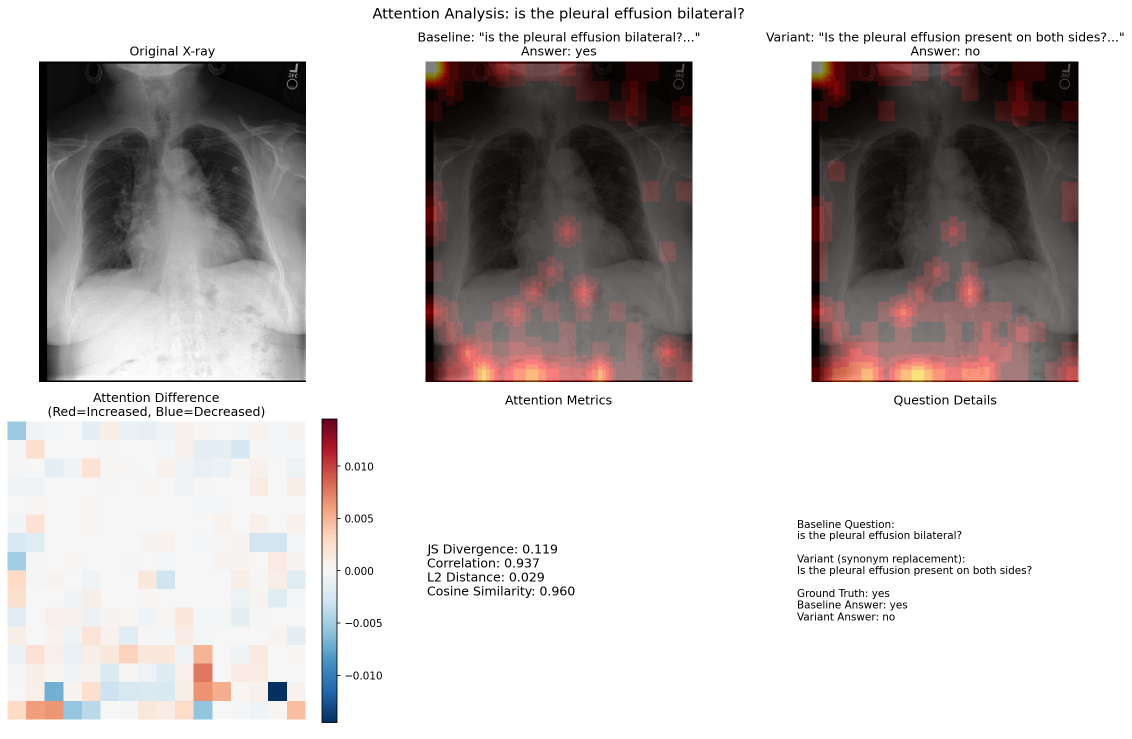
#> input picture attention_change_analysis/comparisons/case_00_variant_1.png, 2264 x 1477 px (shown at 1/2 size)
$ python -i medgemma_attention_extraction.py   (imports and definitions only)
#> lines starting #> are read from the running program, lines starting #| are printed output that depends on the picture; after the words box and inside, x2 and y2 are one past the last pixel; in counts of white or black regions, pixels touching at a corner belong together
#!/usr/bin/env python3
"""
Unified Attention Extraction System for Medical VQA
Implements cross-attention, self-attention, and Grad-CAM with GQA support
"""

import torch
import torch.nn as nn
import torch.nn.functional as F
import numpy as np
from PIL import Image
import cv2
from typing import Dict, List, Tuple, Optional, Any, Union
from dataclasses import dataclass, field
import pandas as pd
from pathlib import Path
import json
import matplotlib.pyplot as plt
from scipy.spatial.distance import jensenshannon
from scipy.stats import entropy
import warnings
# [1 line not run here, left out]


# [34 lines that did not run here, left out]


@dataclass
class AttentionOutput:
    """Container for attention extraction results"""
    grid: np.ndarray  # 16x16 attention grid
    mode: str  # cross, self, gradcam, uniform
    metadata: Dict[str, Any] = field(default_factory=dict)


# [443 lines that did not run here, left out]


class TokenGating:
    """Token gating for target term identification"""

    def __init__(self):
        pass

    # [76 lines left out: functions find_target_indices, _find_subsequence, not called in this run]


class BodyMaskGenerator:
    """Generate body masks for chest X-rays"""

    @staticmethod
    def create_body_mask(image: Union[Image.Image, np.ndarray]) -> np.ndarray:
        """Create binary mask of body region"""

        # Convert to grayscale numpy if needed
        if isinstance(image, Image.Image):
            gray = np.array(image.convert('L'))
        else:
            if len(image.shape) == 3:
                gray = cv2.cvtColor(image, cv2.COLOR_RGB2GRAY)
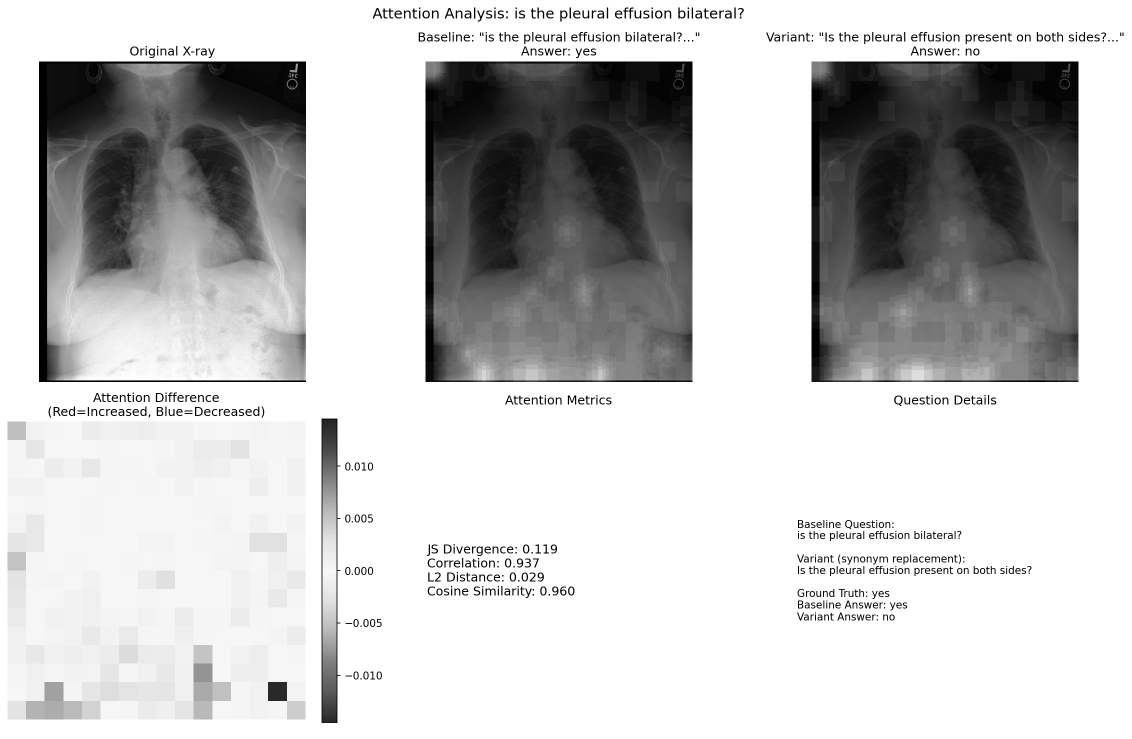
#> gray: shape (1477, 2264) (shown at 1/2 size); min 0, max 255, mean 198.3
            else:
                gray = image

        # Threshold to separate body from background
        # Use Otsu's method for automatic threshold
        _, binary = cv2.threshold(gray, 0, 255, cv2.THRESH_BINARY + cv2.THRESH_OTSU)
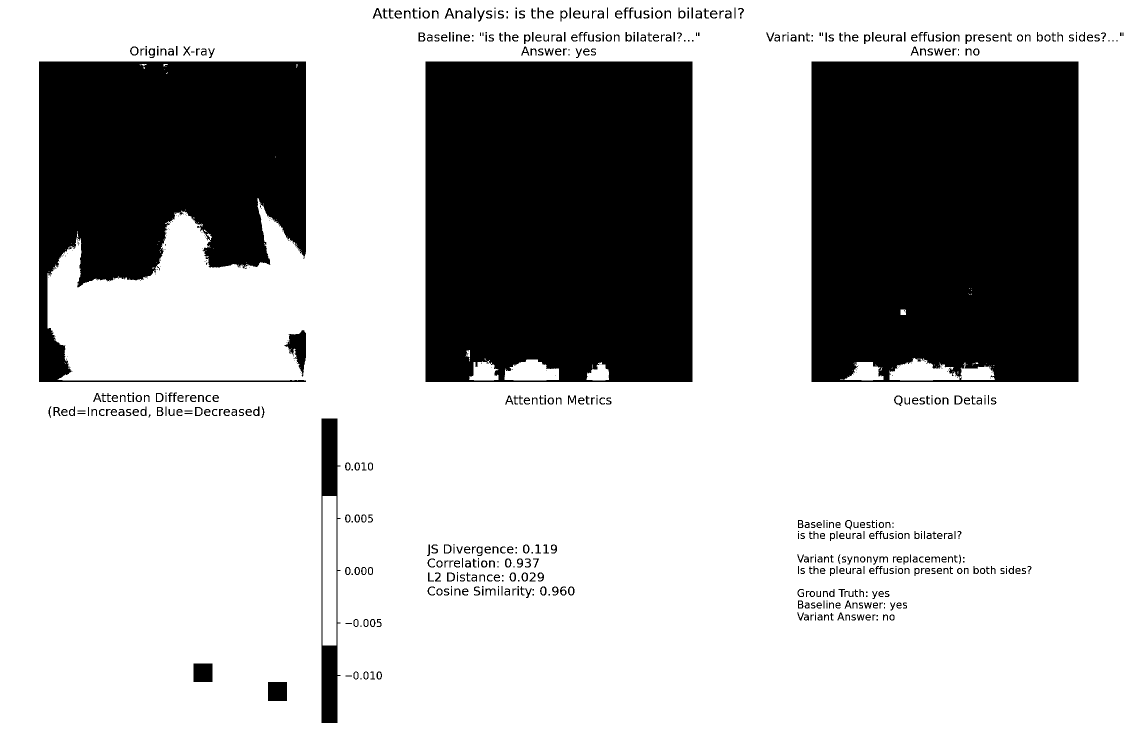
#> binary: shape (1477, 2264) (shown at 1/2 size); 71.9% white; 688 black regions (192 under 20 px), largest, box (x1, y1, x2, y2) and area: (851, 123, 1385, 764) 336080, (1623, 123, 2157, 764) 334615, (78, 123, 612, 764) 215838

        # Morphological operations to clean up
        kernel = cv2.getStructuringElement(cv2.MORPH_ELLIPSE, (5, 5))
        binary = cv2.morphologyEx(binary, cv2.MORPH_CLOSE, kernel)
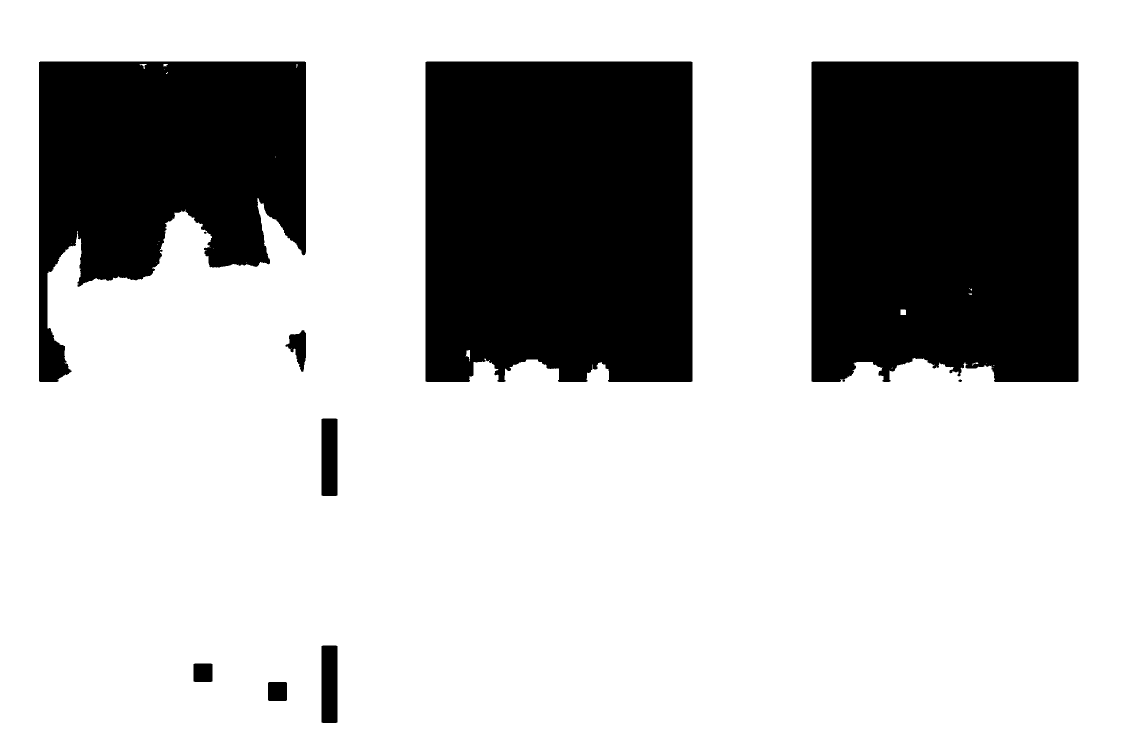
#> binary: shape (1477, 2264) (shown at 1/2 size); 73.2% white; 10 black regions (1 under 20 px), largest, box (x1, y1, x2, y2) and area: (851, 123, 1385, 764) 335237, (1623, 123, 2157, 764) 333133, (78, 123, 612, 764) 213337
        binary = cv2.morphologyEx(binary, cv2.MORPH_OPEN, kernel)
#> binary: shape (1477, 2264); 73.2% white; 9 black regions, largest, box (x1, y1, x2, y2) and area: (851, 123, 1385, 764) 335344, (1623, 123, 2157, 764) 333336, (78, 123, 612, 764) 213679

        # Find largest contour (body)
        contours, _ = cv2.findContours(binary, cv2.RETR_EXTERNAL, cv2.CHAIN_APPROX_SIMPLE)
#> contours = [[[0, 0], [0, 1476], [2263, 1476], [2263, 0]]]

        if contours:
            largest_contour = max(contours, key=cv2.contourArea)
#> largest_contour = [[0, 0], [0, 1476], [2263, 1476], [2263, 0]]
            mask = np.zeros_like(binary)
            cv2.drawContours(mask, [largest_contour], -1, 255, -1)
#> mask: shape (1477, 2264); every value is 255

            # Slight erosion to ensure we're inside the body
            eroded = cv2.erode(mask, kernel, iterations=1)
            return (eroded > 0).astype(np.float32)
#> returned value: shape (1477, 2264) float32; every value is 1

        return np.ones_like(gray, dtype=np.float32)

    # [26 lines left out: function apply_body_mask, not called in this run]


class AttentionMetrics:
    """Compute metrics for attention analysis"""

    # [61 lines left out: functions compute_metrics, map_similarity, not called in this run]


class Visualizer:
    """Visualization utilities"""

    # [156 lines left out: functions create_overlay, save_visualization, test_system, not called in this run]


# [2 lines not run here, left out]

>>> import cv2
>>> picture = cv2.cvtColor(cv2.imread('attention_change_analysis/comparisons/case_00_variant_1.png'), cv2.COLOR_BGR2RGB)
>>> result = BodyMaskGenerator().create_body_mask(picture)

$ run again, on attention_change_analysis/comparisons/case_01_variant_5.png
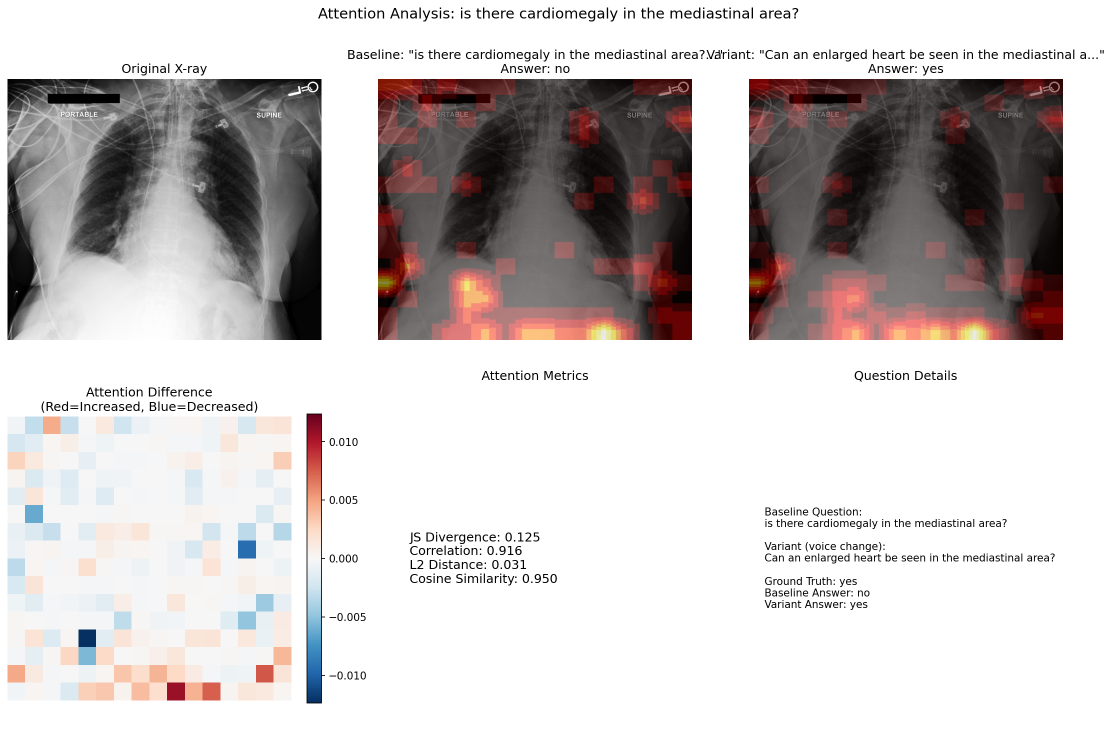
#> input picture attention_change_analysis/comparisons/case_01_variant_5.png, 2225 x 1477 px (shown at 1/2 size)
#> in create_body_mask, `_, binary = cv2.threshold(gray, 0, 255, cv2.THRESH_BINARY + cv2.THRESH..`:
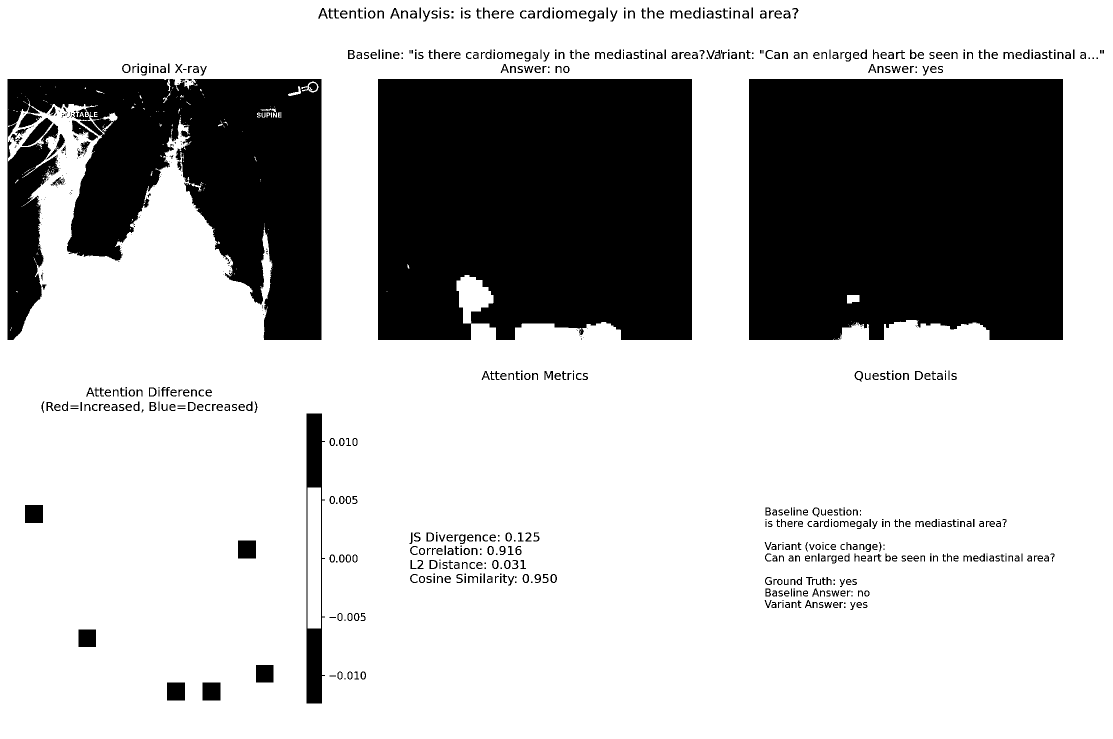
#> binary: shape (1477, 2225) (shown at 1/2 size); 72.7% white; 804 black regions (258 under 20 px), largest, box (x1, y1, x2, y2) and area: (1498, 158, 2126, 680) 319249, (756, 158, 1384, 680) 315894, (15, 158, 643, 680) 200243
#> in create_body_mask, `binary = cv2.morphologyEx(binary, cv2.MORPH_OPEN, kernel)`:
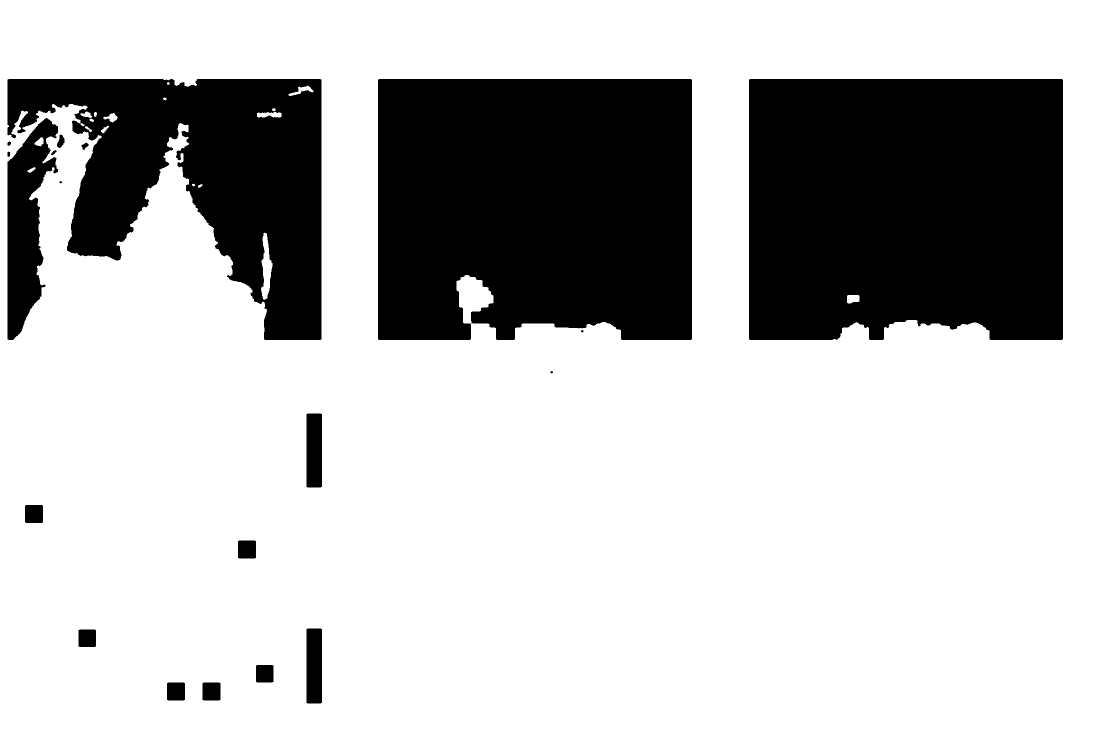
#> binary: shape (1477, 2225) (shown at 1/2 size); 74% white; 21 black regions (4 under 20 px), largest, box (x1, y1, x2, y2) and area: (1498, 158, 2126, 680) 319210, (756, 158, 1384, 680) 315818, (15, 158, 643, 680) 178101
#> contours = [[[0, 0], [0, 1476], [2224, 1476], [2224, 0]]]
#> largest_contour = [[0, 0], [0, 1476], [2224, 1476], [2224, 0]]
#> mask: shape (1477, 2225); every value is 255

$ run again, on attention_change_analysis/comparisons/case_02_variant_1.png
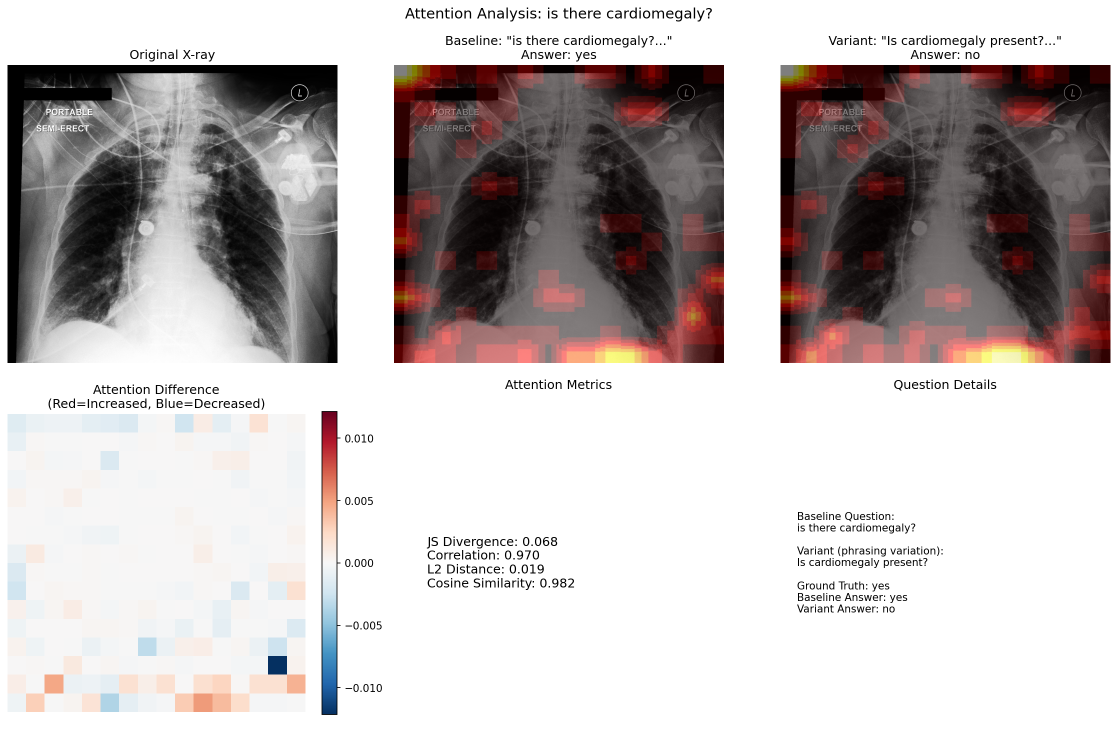
#> input picture attention_change_analysis/comparisons/case_02_variant_1.png, 2235 x 1477 px (shown at 1/2 size)
#> in create_body_mask, `_, binary = cv2.threshold(gray, 0, 255, cv2.THRESH_BINARY + cv2.THRESH..`:
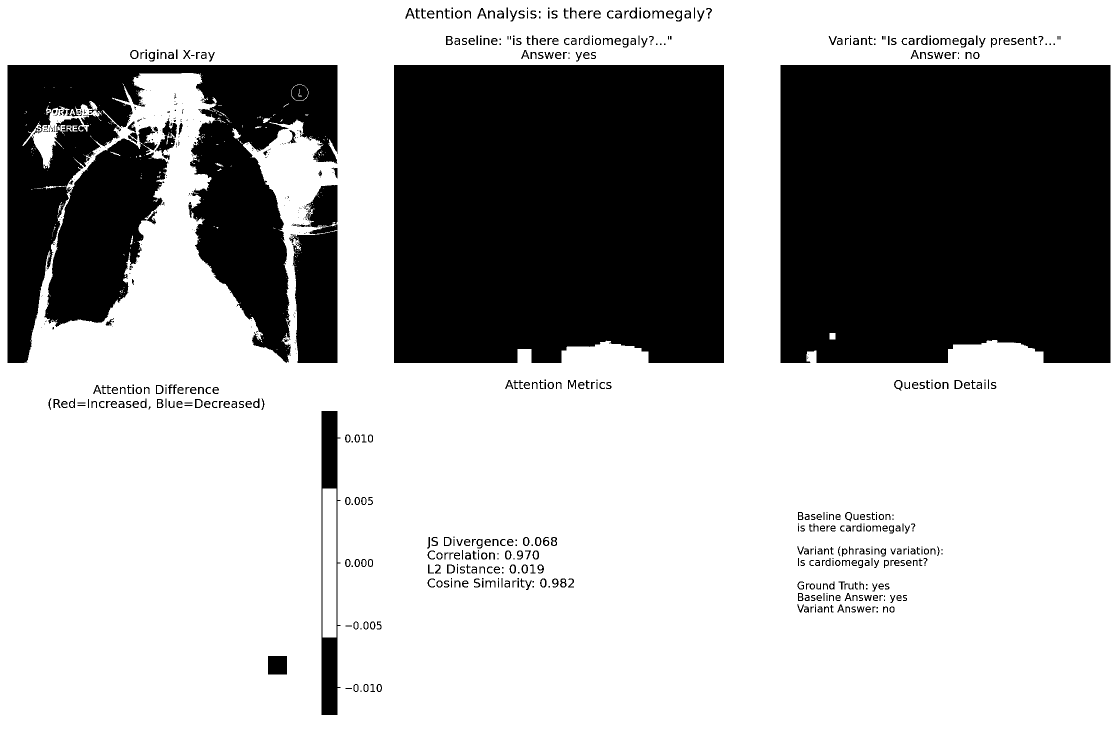
#> binary: shape (1477, 2235) (shown at 1/2 size); 67.6% white; 775 black regions (329 under 20 px), largest, box (x1, y1, x2, y2) and area: (788, 130, 1448, 726) 386704, (1561, 130, 2221, 726) 385763, (15, 130, 675, 726) 224706
#> in create_body_mask, `binary = cv2.morphologyEx(binary, cv2.MORPH_OPEN, kernel)`:
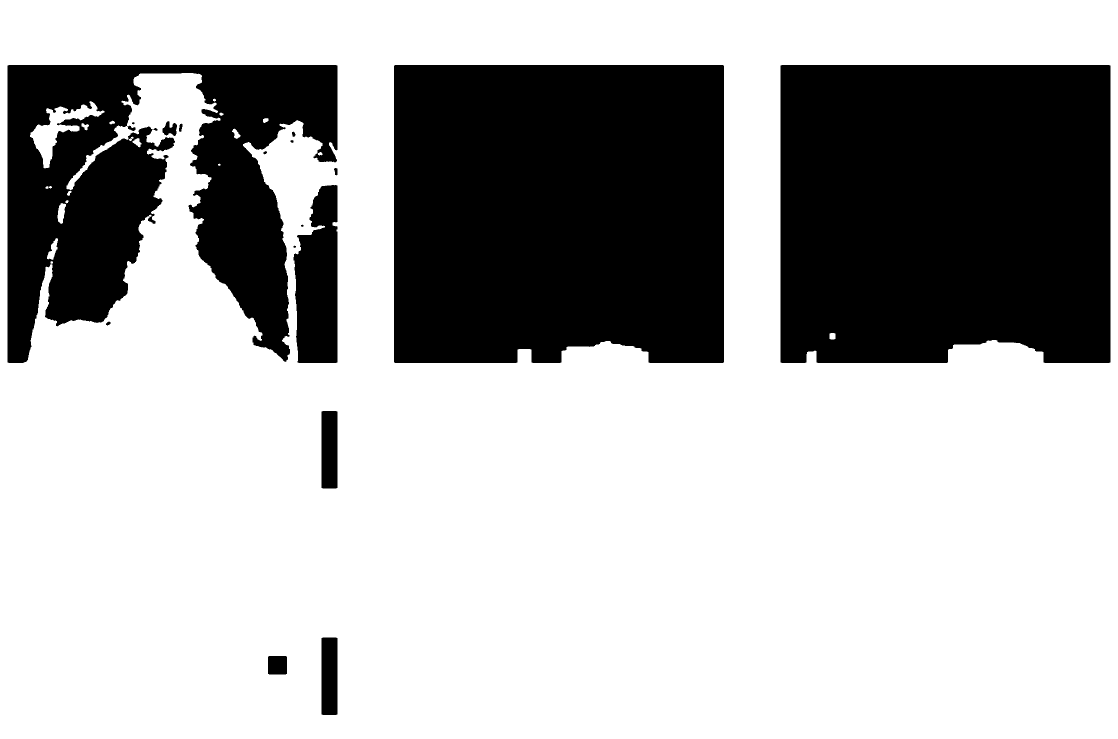
#> binary: shape (1477, 2235) (shown at 1/2 size); 68.7% white; 17 black regions (3 under 20 px), largest, box (x1, y1, x2, y2) and area: (788, 130, 1448, 726) 386690, (1561, 130, 2221, 726) 385732, (15, 130, 675, 726) 224697
#> contours = [[[0, 0], [0, 1476], [2234, 1476], [2234, 0]]]
#> largest_contour = [[0, 0], [0, 1476], [2234, 1476], [2234, 0]]
#> mask: shape (1477, 2235); every value is 255
